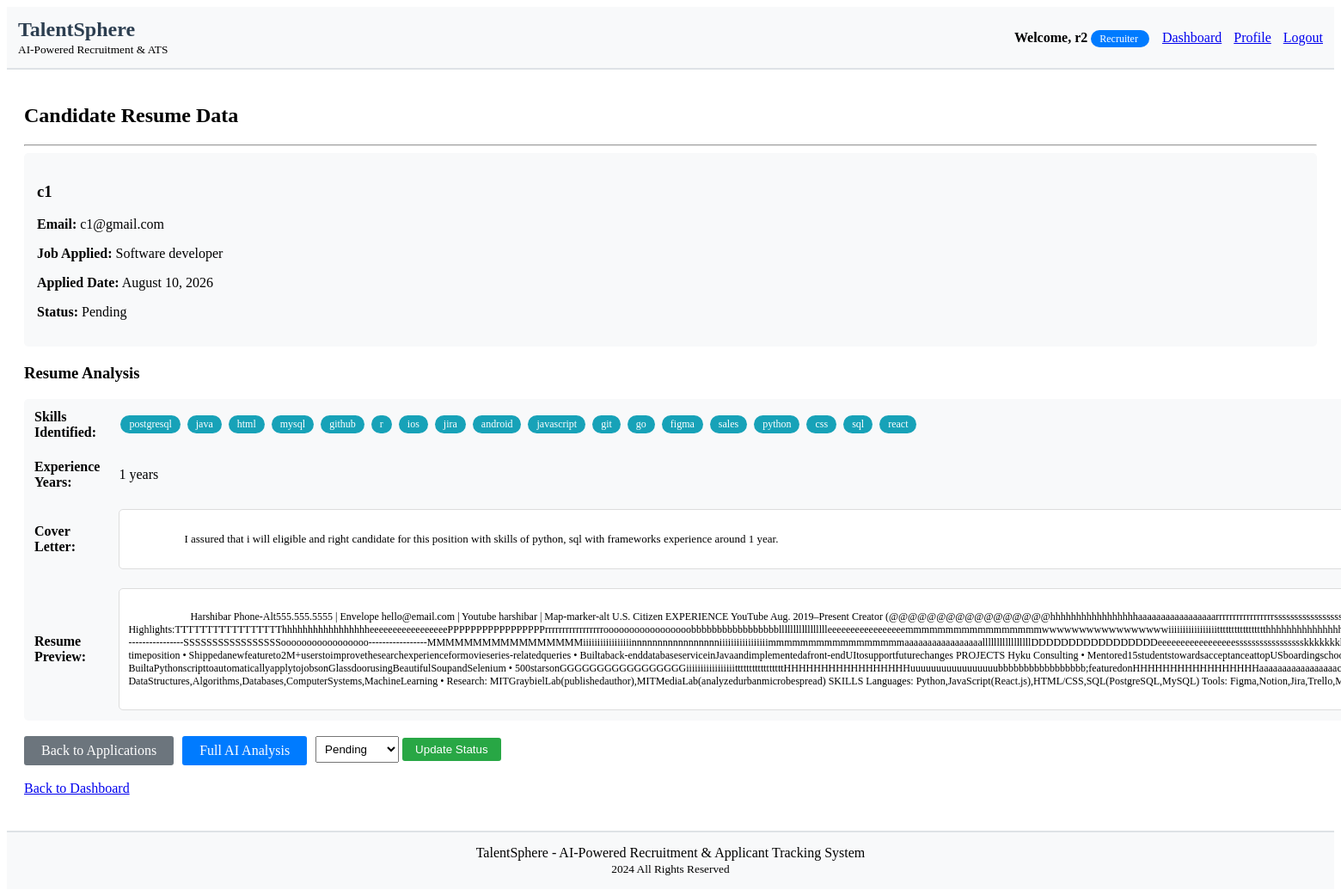
/accounts/application/1/resume/ (signed in), run on an earlier commit of the app's database.
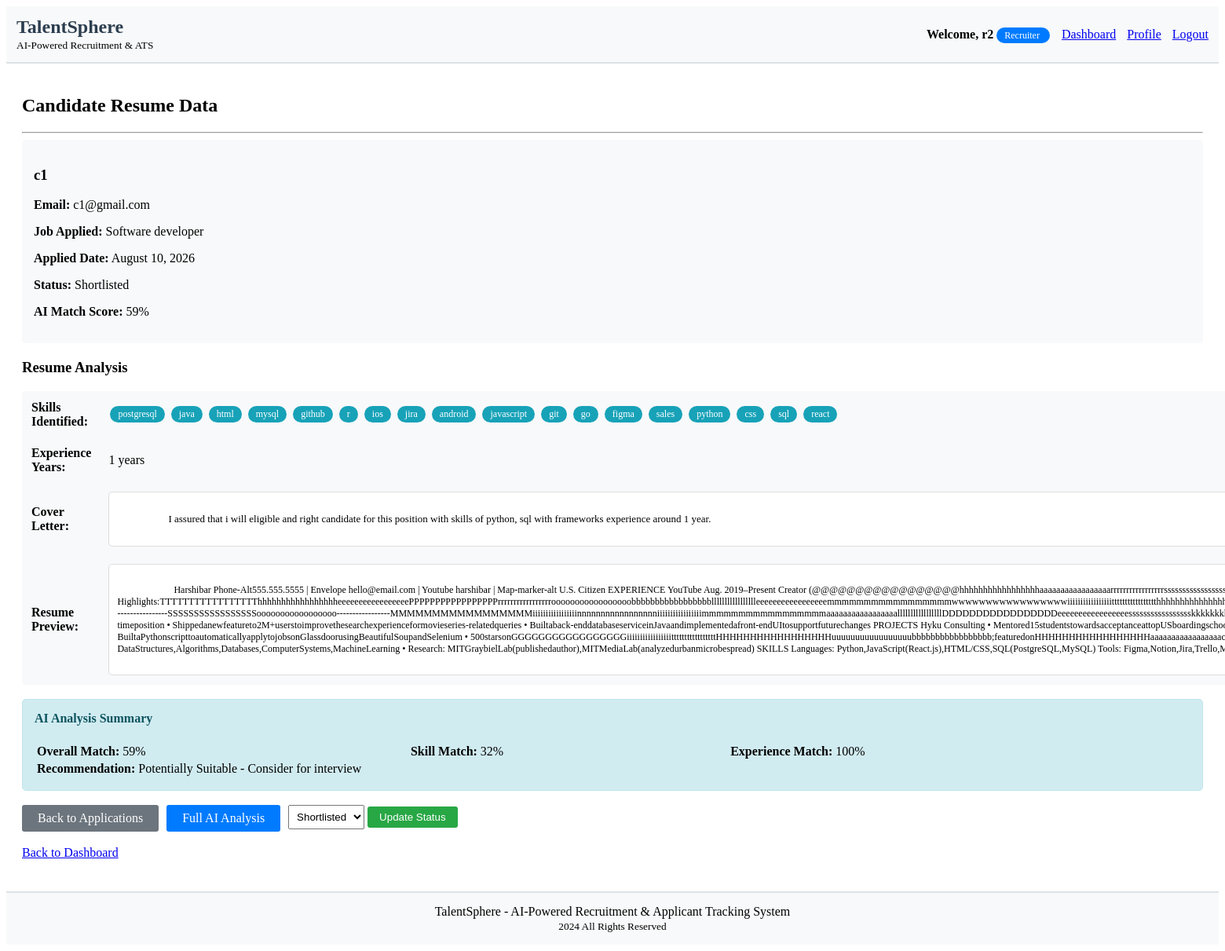
And on a later commit of the database.
### accounts/models.py (models this page shows, shortened)
class UserProfile(models.Model):
    ROLE_CHOICES = (
        ('recruiter', 'Recruiter'),
        ('candidate', 'Candidate'),
    )
    user = models.OneToOneField(User, on_delete=models.CASCADE, related_name='profile')
    role = models.CharField(max_length=20, choices=ROLE_CHOICES, default='candidate')
    phone = models.CharField(max_length=15, blank=True, null=True)
    company = models.CharField(max_length=100, blank=True, null=True)
    resume = models.FileField(upload_to='resumes/', blank=True, null=True)
    resume_text = models.TextField(blank=True, null=True)
    skills = models.TextField(blank=True, null=True)
    experience_years = models.IntegerField(null=True, blank=True)
    created_at = models.DateTimeField(auto_now_add=True)
    updated_at = models.DateTimeField(auto_now=True)

class JobApplication(models.Model):
    APPLICATION_STATUS = (
        ('pending', 'Pending'),
        ('reviewed', 'Reviewed'),
        ('shortlisted', 'Shortlisted'),
        ('interview', 'Interview Scheduled'),
        ('accepted', 'Accepted'),
        ('rejected', 'Rejected'),
    )
    job = models.ForeignKey(Job, on_delete=models.CASCADE, related_name='applications')
    candidate = models.ForeignKey(User, on_delete=models.CASCADE, related_name='applications')
    cover_letter = models.TextField(blank=True, null=True)
    resume = models.FileField(upload_to='application_resumes/', blank=True, null=True)
    resume_text = models.TextField(blank=True, null=True)
    parsed_skills = models.TextField(blank=True, null=True, help_text="Extracted skills from resume")
    parsed_experience = models.TextField(blank=True, null=True, help_text="Extracted experience details")
    parsed_education = models.TextField(blank=True, null=True, help_text="Extracted education details")
    experience_years = models.IntegerField(null=True, blank=True, help_text="Total years of experience")
    match_score = models.IntegerField(null=True, blank=True, help_text="Overall match percentage")
    skill_match_score = models.IntegerField(null=True, blank=True, help_text="Skills match percentage")
    experience_match_score = models.IntegerField(null=True, blank=True, help_text="Experience match percentage")
    ai_recommendation = models.TextField(blank=True, null=True, help_text="AI generated recommendation")
    status = models.CharField(max_length=20, choices=APPLICATION_STATUS, default='pending')
    notes = models.TextField(blank=True, null=True)
    applied_at = models.DateTimeField(auto_now_add=True)
    updated_at = models.DateTimeField(auto_now=True)
    class Meta:
        unique_together = ['job', 'candidate']
        ordering = ['-applied_at']

class Job(models.Model):
    JOB_STATUS = (
        ('active', 'Active'),
        ('closed', 'Closed'),
        ('draft', 'Draft'),
    )
    EXPERIENCE_LEVELS = (
        ('entry', 'Entry Level'),
        ('mid', 'Mid Level'),
        ('senior', 'Senior Level'),
        ('lead', 'Lead'),
        ('executive', 'Executive'),
    )
    title = models.CharField(max_length=200)
    company = models.CharField(max_length=100)
    location = models.CharField(max_length=200)
    description = models.TextField()
    requirements = models.TextField()
    required_skills = models.TextField(blank=True, null=True, help_text="Comma separated skills")
    experience_level = models.CharField(max_length=20, choices=EXPERIENCE_LEVELS, default='mid')
    salary_min = models.DecimalField(max_digits=10, decimal_places=2, null=True, blank=True)
    salary_max = models.DecimalField(max_digits=10, decimal_places=2, null=True, blank=True)
    status = models.CharField(max_length=20, choices=JOB_STATUS, default='active')
    created_by = models.ForeignKey(User, on_delete=models.CASCADE, related_name='jobs')
    created_at = models.DateTimeField(auto_now_add=True)
    updated_at = models.DateTimeField(auto_now=True)
    class Meta:
        ordering = ['-created_at']

### accounts/views.py (the view)
# urls.py: path('application/<int:application_id>/resume/', views.parse_application_resume, name='application_resume'),
@login_required
def parse_application_resume(request, application_id):
    application = get_object_or_404(JobApplication, id=application_id)
    if application.job.created_by != request.user:
        messages.error(request, 'You are not authorized to view this!')
        return redirect('dashboard')
    return render(request, 'accounts/application_resume.html', {
        'application': application
    })

### accounts/templatetags/custom_filters.py (called while the page is built)
@register.filter
def split(value, arg):
    if value:
        return value.split(arg)
    return []

@register.filter
def trim(value):
    if value:
        return value.strip()
    return value

### accounts/templates/accounts/application_resume.html (shortened to what this page needs)
{% extends 'accounts/base.html' %}
{% load custom_filters %}
{% block content %}
    <h2>Candidate Resume Data</h2>
    <hr>
    <div style="background-color: #f8f9fa; padding: 15px; border-radius: 5px; margin-bottom: 20px;">
        <h3>{{ application.candidate.username }}</h3>
        <p><strong>Email:</strong> {{ application.candidate.email }}</p>
        <p><strong>Job Applied:</strong> {{ application.job.title }}</p>
        <p><strong>Applied Date:</strong> {{ application.applied_at|date:"F d, Y" }}</p>
        <p><strong>Status:</strong> {{ application.get_status_display }}</p>
        {% if application.match_score %}
            <p><strong>AI Match Score:</strong> {{ application.match_score }}%</p>
        {% endif %}
    </div>
    <h3>Resume Analysis</h3>
    <table width="100%" cellpadding="10" style="background-color: #f8f9fa; border-radius: 5px;">
        <tr>
            <td width="30%"><strong>Skills Identified:</strong></td>
            <td>
                {% if application.parsed_skills %}
                    {% with skills=application.parsed_skills|split:',' %}
                        {% for skill in skills %}
                            {% if skill|trim %}
                                <span style="background-color: #17a2b8; color: white; padding: 3px 10px; border-radius: 12px; font-size: 12px; margin: 2px; display: inline-block;">
                                    {{ skill|trim }}
                                </span>
                            {% endif %}
                        {% endfor %}
                    {% endwith %}
                {% elif application.candidate.profile.skills %}
                    {% with skills=application.candidate.profile.skills|split:',' %}
                        {% for skill in skills %}
                            {% if skill|trim %}
                                <span style="background-color: #17a2b8; color: white; padding: 3px 10px; border-radius: 12px; font-size: 12px; margin: 2px; display: inline-block;">
                                    {{ skill|trim }}
                                </span>
                            {% endif %}
                        {% endfor %}
                    {% endwith %}
                {% else %}
                    <span style="color: #6c757d;">No skills identified</span>
                {% endif %}
            </td>
        </tr>
        <tr>
            <td><strong>Experience Years:</strong></td>
            <td>
                {% if application.experience_years %}
                    {{ application.experience_years }} years
                {% elif application.candidate.profile.experience_years %}
                    {{ application.candidate.profile.experience_years }} years
                {% else %}
                    <span style="color: #6c757d;">Not provided</span>
                {% endif %}
            </td>
        </tr>
        {% if application.cover_letter %}
        <tr>
            <td><strong>Cover Letter:</strong></td>
            <td>
                <div style="background-color: white; padding: 10px; border: 1px solid #ddd; border-radius: 5px; max-height: 200px; overflow-y: auto; white-space: pre-wrap; font-size: 13px;">
                    {{ application.cover_letter }}
                </div>
            </td>
        </tr>
        {% endif %}
        <tr>
            <td><strong>Resume Preview:</strong></td>
            <td>
                {% if application.resume_text %}
                    <div style="background-color: white; padding: 10px; border: 1px solid #ddd; border-radius: 5px; max-height: 300px; overflow-y: scroll; white-space: pre-wrap; font-size: 12px;">
                        {{ application.resume_text|truncatewords:200 }}
                    </div>
                {% elif application.candidate.profile.resume_text %}
                    <div style="background-color: white; padding: 10px; border: 1px solid #ddd; border-radius: 5px; max-height: 300px; overflow-y: scroll; white-space: pre-wrap; font-size: 12px;">
                        {{ application.candidate.profile.resume_text|truncatewords:200 }}
                    </div>
                {% else %}
                    <span style="color: #6c757d;">No text extracted</span>
                {% endif %}
            </td>
        </tr>
    </table>
    <br>
    {% if application.match_score %}
    <div style="background-color: #d1ecf1; padding: 15px; border: 1px solid #bee5eb; border-radius: 5px;">
        <h4 style="color: #0c5460; margin-top: 0;">AI Analysis Summary</h4>
        <table width="100%">
            <tr>
                <td><strong>Overall Match:</strong> {{ application.match_score }}%</td>
                <td><strong>Skill Match:</strong> {{ application.skill_match_score }}%</td>
                <td><strong>Experience Match:</strong> {{ application.experience_match_score }}%</td>
            </tr>
            <tr>
                <td colspan="3">
                    <strong>Recommendation:</strong> {{ application.ai_recommendation|default:"Analysis pending" }}
                </td>
            </tr>
        </table>
    </div>
    <br>
    {% endif %}
    <div style="display: flex; gap: 10px; flex-wrap: wrap;">
        <a href="{% url 'job_applications' application.job.id %}" style="background-color: #6c757d; color: white; padding: 8px 20px; text-decoration: none; border-radius: 3px;">
            Back to Applications
        </a>
        <a href="{% url 'analyze_application' application.id %}" style="background-color: #007bff; color: white; padding: 8px 20px; text-decoration: none; border-radius: 3px;">
            Full AI Analysis
        </a>
        {% if application.job.created_by == user %}
        <form method="POST" action="{% url 'update_application_status' application.id %}" style="display: inline;">
            <select name="status" style="padding: 6px;">
                <option value="pending" {% if application.status == 'pending' %}selected{% endif %}>Pending</option>
                <option value="shortlisted" {% if application.status == 'shortlisted' %}selected{% endif %}>Shortlisted</option>
            </select>
            <button type="submit" style="background-color: #28a745; color: white; padding: 6px 15px; border: none; cursor: pointer; border-radius: 3px;">
                Update Status
            </button>
        </form>
        {% endif %}
    </div>
    <br>
    <a href="{% url 'dashboard' %}">Back to Dashboard</a>
{% endblock %}

### accounts/templates/accounts/base.html (shortened to what this page needs)
<!DOCTYPE html>
<html>
<head>
</head>
<body>
    <header>
        <nav style="background-color: #f8f9fa; padding: 10px; border-bottom: 2px solid #dee2e6;">
            <table width="100%">
                <tr>
                    <td>
                        <h1 style="margin: 0; color: #2c3e50;">TalentSphere</h1>
                        <small>AI-Powered Recruitment & ATS</small>
                    </td>
                    <td align="right">
                        {% if user.is_authenticated %}
                            <span style="font-weight: bold;">Welcome, {{ user.username }}</span>
                            <span style="background: #007bff; color: white; padding: 3px 10px; border-radius: 12px; font-size: 12px;">
                                {{ user.profile.get_role_display }}
                            </span>
                            <a href="{% url 'dashboard' %}" style="margin-left: 15px;">Dashboard</a>
                            <a href="{% url 'profile' %}" style="margin-left: 10px;">Profile</a>
                            <a href="{% url 'logout' %}" style="margin-left: 10px;">Logout</a>
                        {% else %}
                            <a href="{% url 'login' %}">Login</a>
                            <a href="{% url 'register' %}" style="margin-left: 10px;">Register</a>
                        {% endif %}
                    </td>
                </tr>
            </table>
        </nav>
    </header>
    <main style="padding: 20px; min-height: 70vh;">
        {% block content %}
        {% endblock %}
    </main>
    <footer style="background-color: #f8f9fa; padding: 15px; border-top: 2px solid #dee2e6; text-align: center; margin-top: 20px;">
        <p style="margin: 0;">TalentSphere - AI-Powered Recruitment & Applicant Tracking System</p>
        <small>2024 All Rights Reserved</small>
    </footer>
</body>
</html>

What changed in the data, as far as the page shows it:
changed JobApplication "c1@gmail.com": status "Pending" → "Shortlisted"; match_score (not shown) → "59"; skill_match_score (not shown) → "32"; experience_match_score (not shown) → "100"; ai_recommendation (not shown) → "Potentially Suitable - Consider for interview"
Also different on the page:
text now shown: "AI Match Score: % AI Analysis Summary Overall Match: % Skill Match: % Experience Match: % Recommendation:"
